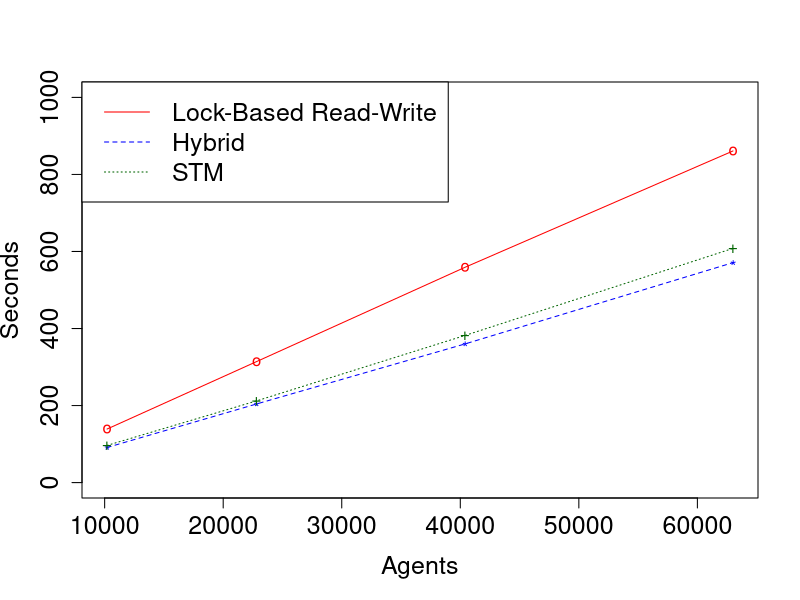

The R script that drew this image:
png("sir_varyinggrid_constcores.png", width = 700, height = 700)

agents <- c(10201, 22801, 40401, 63001)
lbRw  <- c(139, 314, 559, 861)
hyb   <- c(91.1, 204, 360, 571)
stm   <- c(96.5, 212, 382, 608)

#dev.new(width = 500, height = 500, unit = "px")
plot(agents, lbRw, type="o", col="red", pch="o", lty=1,
     xlab = "Agents", 
     ylab = "Seconds",
     ylim=c(0,1000),
     cex.lab=1.5, cex.axis=1.5, cex.main=1.5, cex.sub=1.5)

points(agents, hyb, col="blue", pch="*")
lines(agents, hyb, col="blue",lty=2)

points(agents, stm, col="dark green",pch="+")
lines(agents, stm, col="dark green", lty=3)

legend("topleft", 
       legend=c("Lock-Based Read-Write","Hybrid", "STM"), 
       col=c("red", "blue", "dark green"),
       lty=c(1,2,3),
       xpd=TRUE,
       cex = 1.5)

# 3. Close the file
dev.off()
